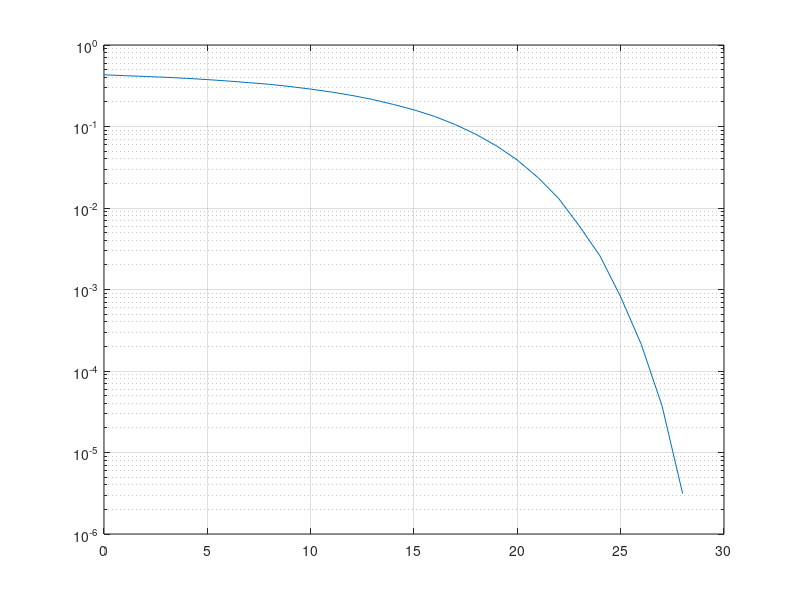

Here is the MATLAB script that generated this plot:
%%
clear all;
close all;
clc;

%% Transmissão
% 1) Símbolos binários
% 2) Modulação M-PSK ou M-QAM
% 3) Conversão Série-Paralelo 
%    Colocar os símbolos modulados nas subportadoras
% 4) IFFT
% 5) Adiciona Prefixo Cíclico
% 6) Transmitir pelo canal

%% Recepção
%  7) Remove Prefixo Cíclico
%  8) FFT
%  9) Conversão Paralelo-Série
% 10) Demodula M-PSK ou M-QAM
% 11) Estima a taxa de erro de bit (BER)

%% Parâmetros
n_ofdm = 64;
n_cp = 16;
n_seq = 10000; 
n_symbols = n_seq * n_ofdm;
M_psk = 2;
SNR = 0:30;

%%
s = randi([0 1], 1, n_symbols);

% Moduladação
s_mod = pskmod(s, M_psk);

% Conversão Série-Paralelo
s_paralel = reshape(s_mod, n_ofdm, n_seq);

s_ifft = ifft(s_paralel);

s_ofdm = [s_ifft(end - n_cp + 1:end,:); s_ifft];

tx = reshape(s_ofdm, 1, n_seq * (n_ofdm + n_cp));

ratio = zeros(length(SNR));
for i = 1:length(SNR)
    %% Canal
    y_channel = awgn(tx, SNR(i));

    %% Receptor
    rx = reshape(y_channel, n_ofdm + n_cp, n_seq);

    rx_ofdm = rx(n_cp + 1:n_ofdm + n_cp, :);

    rx_fft = fft(rx_ofdm);

    rx_sequential = reshape(rx_fft, 1, n_symbols);

    s_hat = pskdemod(rx_sequential, M_psk);
    [errors, ratio(i)] = biterr(s, s_hat);
end

semilogy(SNR, ratio);
grid on;